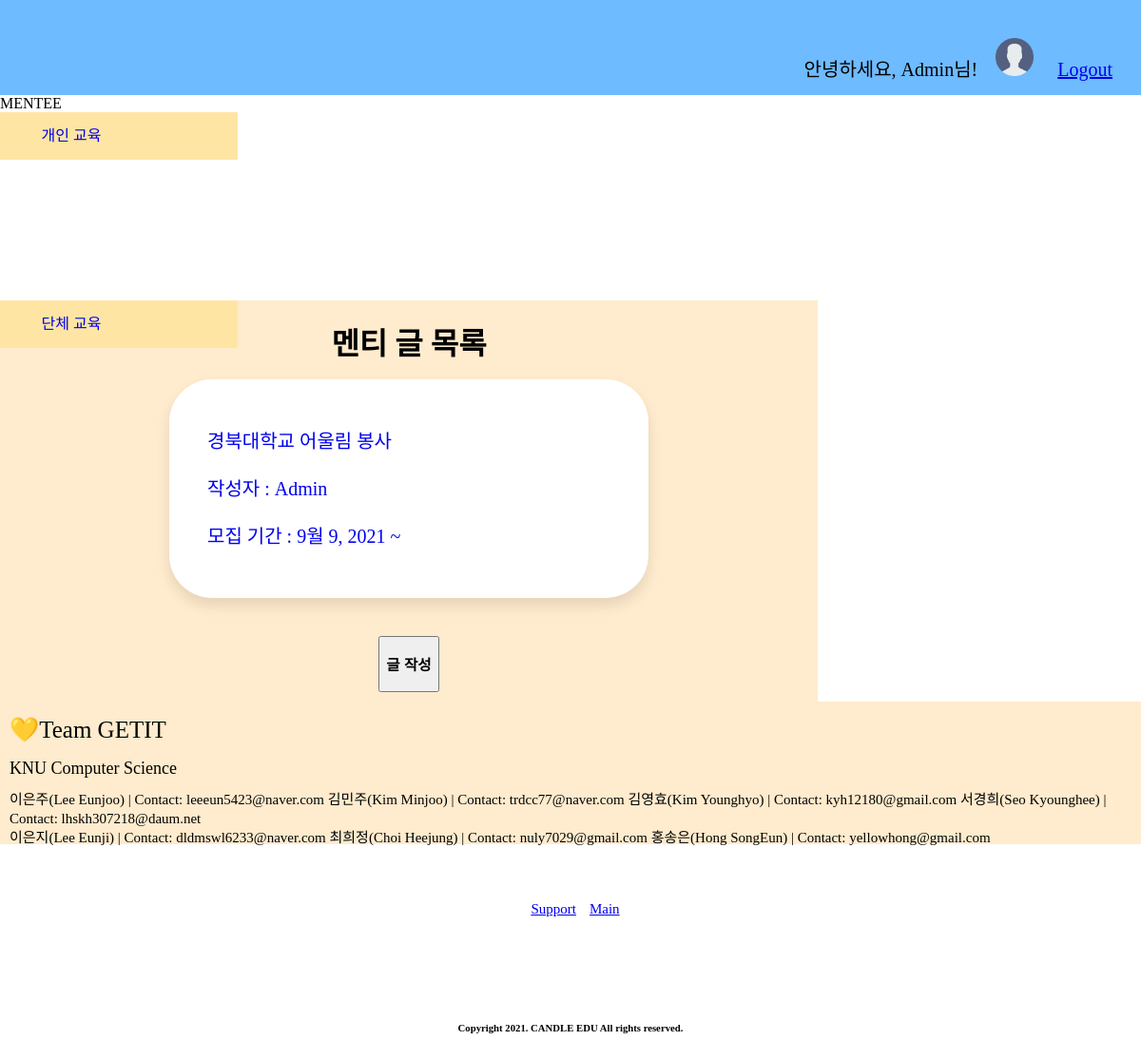
The page /mentee_board/ (signed in) on the database its author committed.
### accounts/models.py (models this page shows)
class User(AbstractUser):
    name = models.TextField(max_length=200, blank=True)
    birth_date = models.DateField(null=True, blank=True)
    email = models.TextField(max_length=200, blank=True)
    phone = models.TextField(max_length=200, blank=True)

### blog/models.py (models this page shows, shortened)
class mentee(models.Model):
    title = models.CharField(max_length=100) #글 제목
    user = models.ForeignKey(settings.AUTH_USER_MODEL, on_delete=models.CASCADE) #related_name 필드?
    pub_date = models.DateTimeField(auto_now_add=True) #자동으로 글 올린 날짜 저장. 수정불가 #생성날짜
    startdate = models.DateField(null=True) #모집시작일
    endDate = models.DateField(blank=True) #모집종료일
    study_times = models.TextField(blank=True) #교육을 원하는 시간대
    study_day = models.TextField(blank=True) #그냥 입력하게 하도록 #봉사요일
    mentoringType = models.TextField(blank=True)
    phone = models.TextField(blank=True)
    subject = models.TextField(blank=True) #희망과목
    study_place = models.TextField(blank=True)# 봉사장소
    place_latitude = models.FloatField(default=0.0) #모집기관 위도
    place_longitude = models.FloatField(default=0.0) #모집기관 경도
    grade = models.TextField(blank=True)# 봉사장소
    files = models.FileField(null=True, blank=True, upload_to="")#첨부파일

### blog/views.py (the view)
# urls.py: path('mentee_board/', mentee_board, name="mentee_board"),
def mentee_board(request):
    mentees = mentee.objects.all()
    return render(request, 'mentee_board.html', {'mentees':mentees})

### template/mentee_board.html (shortened to what this page needs)
{% extends 'base.html' %}
{% block content %}
    <link rel="stylesheet" href="../../static/css/mentor_list.css">
    <div id="middle">
        <div>
            <div id="sidebar">
                <div class="menutitle">MENTEE</div>
                <ul>
                    <li>
                        <a href="#">개인 교육</a>
                    </li>
                </ul>
            </div>
            <br><br><br><br><br><br><br><br><br><br><br><br>
            <div id="sidebar">
                <ul>
                    <li>
                        <a href="#">단체 교육</a>
                    </li>
                </ul>
            </div>
        </div>
        <div>
    <div id="section">
        <h1> 멘티 글 목록 </h1>
        {% for mentee in mentees %}
            <div class="card">
                <a href="{% url 'mentee_detail' mentee.id %}" style="text-decoration:none;">
                <div class="card-body" >
                    <br>
                    <p class="title"> {{ mentee.title }}</p>
                    <p class="user">작성자 : {{ mentee.user }}</p>
                    <p class="recruit_term">모집 기간 : {{ mentee.startdate }} ~ {{ mentee.enddate }} </p>
                    <br>
                </div>
                </a>
            </div>
        {% endfor %}
        <button class="button" onclick="location.href='/mentee_post'">
            <h3>글 작성</h3>
        </button>
    </div>
{% endblock %}

### template/base.html (shortened to what this page needs)
{% load static %}
<!DOCTYPE html>
<html lang="en">
<head>
    <link rel="stylesheet" href="../../static/css/base.css">
</head>
<body>
    <div class="header">
        <div class="nav-item">
            {% if user.is_authenticated %}
            <div class="hello">
                <p style="font-family:Nanum Gothic;">안녕하세요, {{user.username}}님! </p>
            </div>
            <div class="condition">
                <a href="{% url 'mypage' user.username %}"> <img src="../../media/profile/basic_profile.jpg"
                        style="margin-right:20px; margin-top:20px;" width="40px"></a>
                <a href="javascript:{document.getElementById('logout').submit()}"
                    style="font-family:Nanum Gothic;">Logout</a>
            </div>
            {% else %}
            <div class="condition2">
                <a href="{% url 'signup' %}" style="margin-right:10px;">Signup</a>
                <a href="{% url 'login' %}">Login</a>
            </div>
            {% endif %}
        </div>
    </div>
    <div class="con">
        {% block content %}{% endblock %}
    </div>
    <div id="footer">
        <p align="left" style="font-size: 25px; font-family: Nanum Gothic; line-height: 20px; margin-left: 10px; margin-top: 50px;"><br>💛Team GETIT</p>
        <p align="left" style="font-size: 18px; font-family: Nanum Gothic; line-height: 10px; margin-left: 10px;">KNU Computer Science</p>
        <p align="left" style="font-size: 15px; font-family: Nanum Gothic; line-height: 20px; margin-left: 10px;">이은주(Lee Eunjoo) | Contact: leeeun5423@naver.com
        김민주(Kim Minjoo) | Contact: trdcc77@naver.com  김영효(Kim Younghyo) | Contact: kyh12180@gmail.com  서경희(Seo Kyounghee) | Contact: lhskh307218@daum.net <br>
        이은지(Lee Eunji) | Contact: dldmswl6233@naver.com  최희정(Choi Heejung) | Contact: nuly7029@gmail.com  홍송은(Hong SongEun) | Contact: yellowhong@gmail.com</p>
        <p align="left" style="font-size: 15px; font-family: Nanum Gothic;line-height: 10px;margin-left: 10px; margin-top: 10px; display: inline;"><a href="{% url 'support' %}">Support</a></p>
        <p align="left" style="font-size: 15px; font-family: Nanum Gothic;line-height: 10px;margin-left: 10px; margin-top: 10px; display: inline;"><a href="{% url 'main' %}">Main</a></p>
        <h6>Copyright 2021. CANDLE EDU All rights reserved.</h6>
    </div>
</body>
</html>

### static/css/base.css (style rules this page uses)
body { margin : 0; }
.header { background-color: rgb(110, 187, 255); height: 100px; display: block; width: 100%; }
.hello { font-size: 20px; height: 100px; margin-right: 10px; display: inline-block; }
.condition { font-size: 20px; margin-left: 5px; margin-right: 30px; height: 100px; display: inline-block; }
.nav-item { margin-top: 20px; float: right; }
#section { width: 70%; text-align: left; float: left; padding: 10px; background-color: blanchedalmond; }
#footer { background-color: blanchedalmond; height: 150px; clear: both; width: 100%; }
#nav, #section, #footer { text-align:center; }
#footer { line-height: 100px; }
#nav, #section { line-height: 240px; }

### static/css/mentor_list.css (style rules this page uses)
.card { border-radius: 45px; background-color:white; margin-left: 20%; margin-right: 20%; box-shadow: 0px 8px 15px rgba(0, 0, 0, 0.1); transition: all 0.3s ease 0s; }
.card-body { line-height:30px; font-size: 20px; text-align: left; margin-left:40px; margin-bottom: 40px; font-family: Nanum-Gothic; }
#section { line-height: 30px; }

### template/mentee_board.html (style rules this page uses)
#sidebar { float: left; }
ul { list-style: none; margin: 0px; padding: 0px; position: relative; text-align: center; position:fixed; }
ul li a { text-decoration: none; display: block; width: 150px; height: 50px; line-height: 50px; }
li { width: 250px; background-color: #FFE5A3; text-align: center; }

### rows shown on the page
User: username "Admin"
mentee: title "경북대학교 어울림 봉사", user "Admin", startdate "9월 9, 2021"
